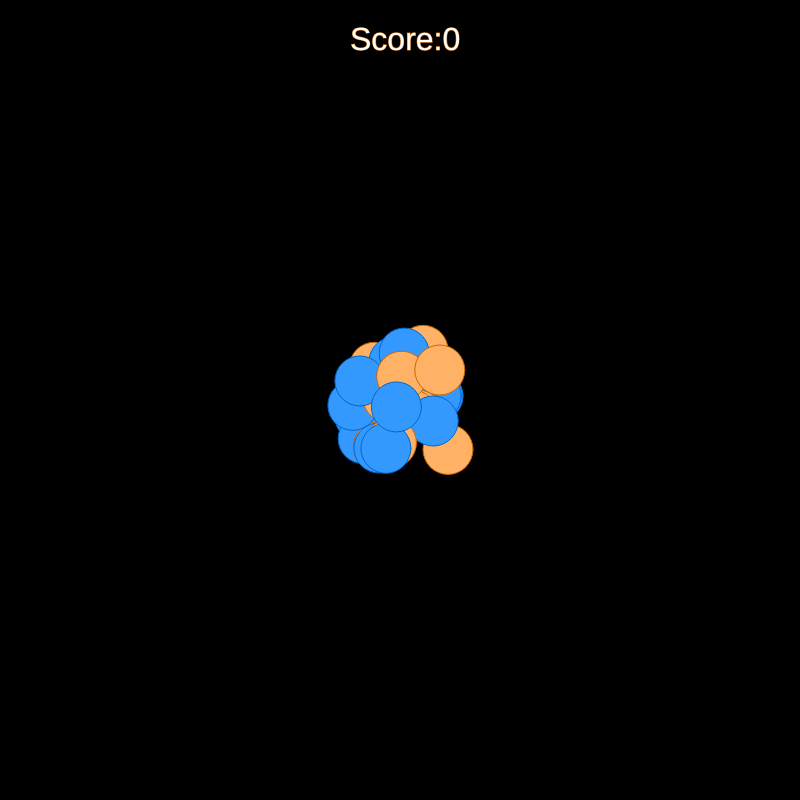
Frame 1 (no input)
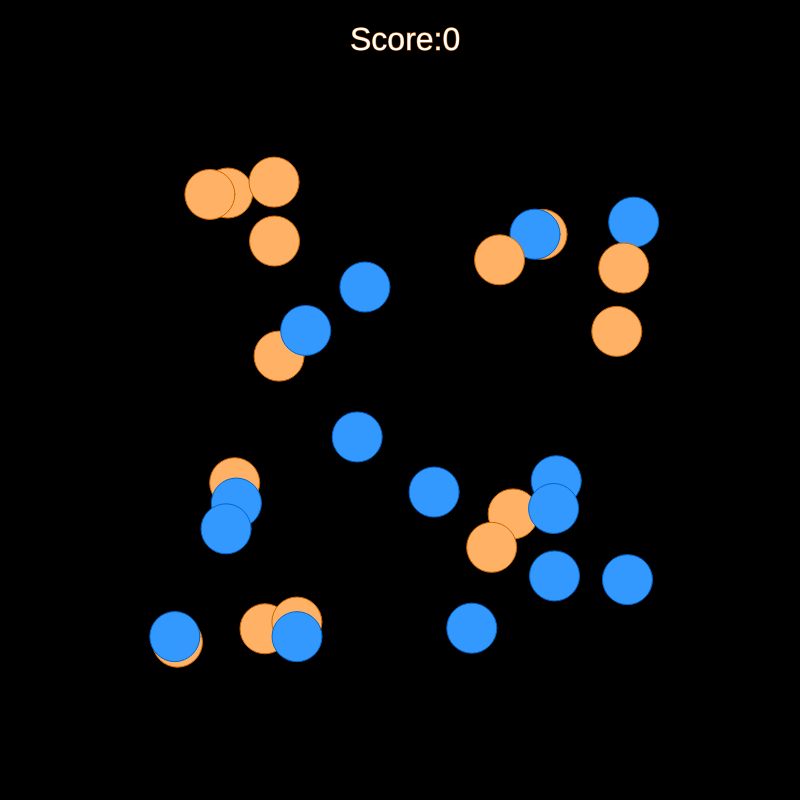
Frame 60 (no input)
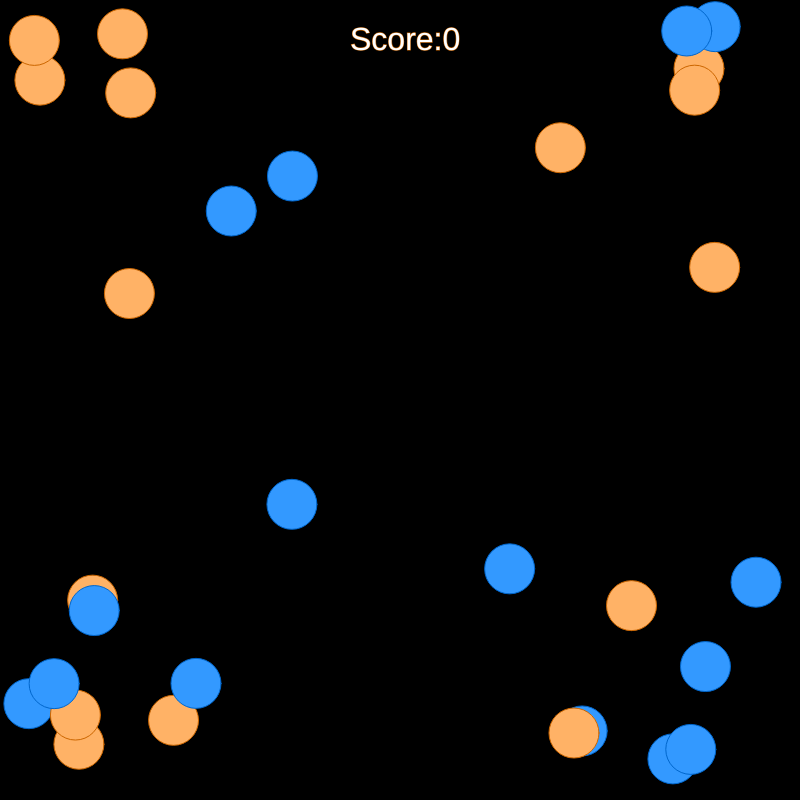
Frame 120 (the mouse pressed at the canvas centre since frame 60)

The p5.js sketch that drew these frames (run headless with seeded random() and noise() and a simulated clock; from frame 60 on, the mouse is pressed at the canvas centre):

// p5.js sketch
// ── sketch.js
var b = new Array();
var c = 0;
var end = false;
var win = false;
var score = 0;
var n = 30;

function setup() {
    createCanvas(800, 800);
    b = new Array();
    for (var i = 0; i < n; i++) {
        var xc1 = random(350, 450);
        var yc1 = random(350, 450);
        var xc2 = random(350, 450);
        var yc2 = random(350, 450);
        if (i % 2 == 0) {
            c = 0;
        } else {
            c = 1;
        }
        b[i] = new Bacteria(xc1, yc1, xc2, yc2, c);
    }
}

function draw() {
    if (!end) {
        background(0);
        for (var i = 0; i < b.length; i++) {
            //b[i].gameover();
            b[i].show();
            //b[i].attack();
            b[i].move();
            
        }
    }
        fill(255);
        textSize(32);
        text("Score:" + score, 350, 50);
        if (score >= n / 2) {
            win = true;
           
        }
        if (end) {
            background(0);
            textSize(32);
            text("You_arebad", 350, 350);
            text("Score:" + score, 350, 400);
        }
        if (win) {
            background(0);
            textSize(32);
            text("You_win", 350, 350);
            text("Score:" + score, 350, 400);
        }


    

}
class Bacteria {

    //  private int x1;
    //  private int y1;
    //  private int x2;
    //  private int y2;
    //  private int c;
    //  private int x1speed;
    //  private int y1speed;
    //  private int x2speed;
    //  private int y2speed;
    //  private int r;
    //  private color o1;
    //  private color f1;
    //  private boolean green = false;
    //  private boolean orange = false;
    //  private boolean scored = false;
    //int a;
    //int b;
    //int d;
    //int e;

    constructor(x1, y1, x2, y2, c) {
        this.x1 = x1;
        this.y1 = y1;
        this.x2 = x2;
        this.y2 = y2;
        this.c = c;
        this.r = 50;
        this.o1;
        this.f1;
        this.green = false;
        this.orange = false;
        this.scored = false;

        this.dir = Math.floor((Math.random() * 4) + 1);
         console.log(this.dir)
        if (this.dir == 1) {
            this.x1speed = (Math.random() * 3) - 4;
            this.y1speed = (Math.random() * 3) - 4;
            this.x2speed = (Math.random() * 3) - 4;
            this.y2speed = (Math.random() * 3) - 4;
        }
        if (this.dir == 2) {
            this.x1speed = (Math.random() * 3) + 1;
            this.y1speed = (Math.random() * 3) - 4;
            this.x2speed = (Math.random() * 3) + 1;
            this.y2speed = (Math.random() * 3) - 4;
        }
        if (this.dir == 3) {
            this.x1speed = (Math.random() * 3) + 1;
            this.y1speed = (Math.random() * 3) + 1;
            this.x2speed = (Math.random() * 3) + 1;
            this.y2speed = (Math.random() * 3) + 1;
        }
        if (this.dir == 4) {
            this.x1speed = (Math.random() * 3) - 4;
            this.y1speed = (Math.random() * 3) + 1;
            this.x2speed = (Math.random() * 3) - 4;
            this.y2speed = (Math.random() * 3) + 1;
        }

        //    r=50;

    }
    show() {
        if (this.green == true) {
            this.o1 = '#8DFFA6';
            this.f1 = '#27A603';

        }
        if (this.green == false) {
            this.o1 = '#0066CC';
            this.f1 = '#3399FF';
        }
        if (this.c == 0) {
            stroke(this.o1);
            fill(this.f1);
            ellipseMode(CENTER);
            ellipse(this.x1, this.y1, this.r, this.r);
        } else {
            this.orange = true;
            stroke('#CC6600');
            fill('#FFB266');
            ellipseMode(CENTER);
            ellipse(this.x2, this.y2, this.r, this.r);
        }
        if (mouseIsPressed) {
            if (dist(mouseX, mouseY, this.x1, this.y1) < this.r && !this.scored && !this.orange) {
                this.scored = true;
                this.green = true;
                score += 1;
                console.log(score);
            }


        }

    }
    move() {

        //x1+=xspeed;
        //y1+=yspeed;
        //x2+=xspeed;
        //y2+=yspeed;

        if (this.x1 + (this.r / 2) >= width) {
            this.x1speed *= -1;
        }
        if (this.x2 + (this.r / 2) >= width) {
            this.x2speed *= -1;
        }
        if (this.y1 + (this.r / 2) >= height) {
            this.y1speed *= -1;
        }
        if (this.y2 + (this.r / 2) >= height) {
            this.y2speed *= -1;
        }
        if (this.x1 - (this.r / 2) <= 0) {
            this.x1speed *= -1;
        }
        if (this.x2 - (this.r / 2) <= 0) {
            this.x2speed *= -1;
        }
        if (this.y1 - (this.r / 2) <= 0) {
            this.y1speed *= -1;
        }
        if (this.y2 - (this.r / 2) <= 0) {
            this.y2speed *= -1;
        }
        this.x1 += this.x1speed;
        this.y1 += this.y1speed;
        this.x2 += this.x2speed;
        this.y2 += this.y2speed;
        if (mouseIsPressed) {
            if (dist(mouseX, mouseY, this.x2, this.y2) < this.r && this.orange) {
                end = true;
                //textSize(32);
                //text("Game-Over", 350, 350);
                //x1speed=0;
                //y1speed=0;
                //x2speed=0;
                //y2speed=0;
            }
        }

        //if(mouseX<x1){
        //  x1+=(int)(Math.random()*-3);
        //}
        //if(mouseX>x1){
        //  x1+=(int)(Math.random()*3);
        //}
        //if(mouseY<y1){
        //  y1+=(int)(Math.random()*-3);
        //}
        //if(mouseY>y1){
        //  y1+=(int)(Math.random()*3);
        //}
        //if(mouseX<x2){
        //  x2+=(int)(Math.random()*-3);
        //}
        //if(mouseX>x2){
        //  x2+=(int)(Math.random()*3);
        //}
        //if(mouseY<y2){
        //  y2+=(int)(Math.random()*-3);
        //}
        //if(mouseY>y2){
        //  y2+=(int)(Math.random()*3);
        //}
    }
    //void gameover(){
    //  if(mousePressed){
    //    if(dist(mouseX, mouseY, x2, y2)<r){
    //      textSize(32);
    //      text("Game-Over", 350, 350);
    //      x1speed=0;
    //      y1speed=0;
    //      x2speed=0;
    //      y2speed=0;
    //    }
    //  }
    //}
}
